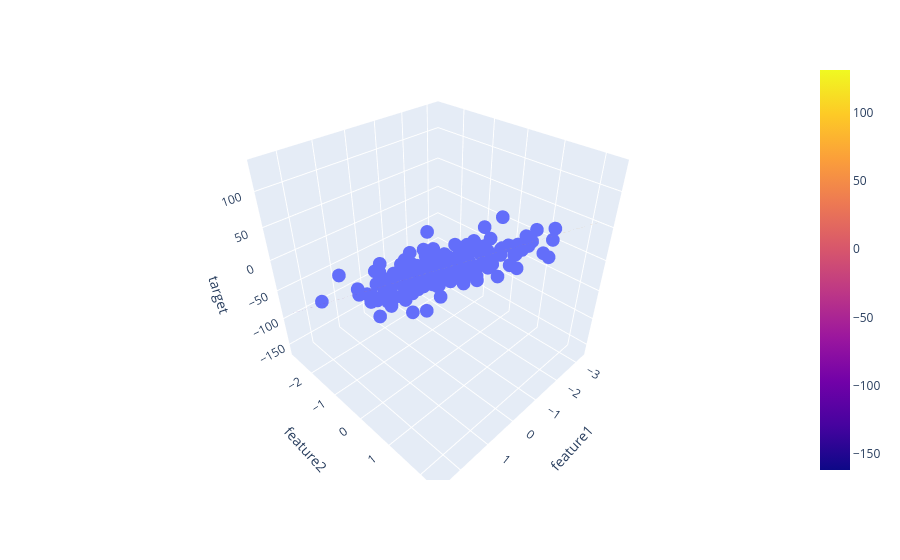

The cell this chart's notebook holds for it:
### Code cell
import plotly.graph_objects as go 
import plotly.express as px
fig = px.scatter_3d(df, x = 'feature1', 
                    y = 'feature2', 
                    z = 'target')
fig.add_trace(go.Surface(x = X1_grid, 
                         y = X2_grid,
                         z = y_grid))

### Figure 1 — Plotly figure (JSON) as saved in the notebook; plotly's stock layout.template omitted (floating-point values rounded to 4 significant figures; data arrays with more than 128 entries replaced by an {"elided": "..."} marker saying what was removed)
{"data": [{"hovertemplate": "feature1=%{x}<br>feature2=%{y}<br>target=%{z}<extra></extra>", "legendgroup": "", "marker": {"color": "#636efa", "symbol": "circle"}, "mode": "markers", "name": "", "scene": "scene", "showlegend": false, "type": "scatter3d", "x": {"elided": "200 float values"}, "y": {"elided": "200 float values"}, "z": {"elided": "200 float values"}}, {"type": "surface", "x": {"elided": "50x50 float values"}, "y": {"elided": "50x50 float values"}, "z": {"elided": "50x50 float values"}}], "layout": {"legend": {"tracegroupgap": 0}, "margin": {"t": 60}, "scene": {"domain": {"x": [0, 1], "y": [0, 1]}, "xaxis": {"title": {"text": "feature1"}}, "yaxis": {"title": {"text": "feature2"}}, "zaxis": {"title": {"text": "target"}}}}}
